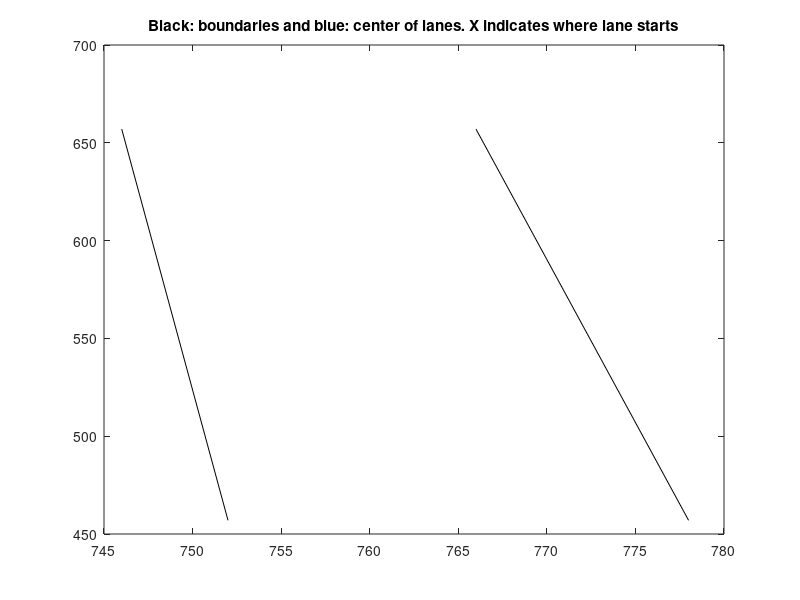

MATLAB code for this plot: (Note: this script raises an error after producing the figure.)
%Define lanes to fit InSite scenario. AK. Jan 30, 2018.
function ita_define_lanes
%original bounds obtained by browsing InSite
pur=[766.31 657]
pdr=[778.03 448.19]
pul=[745.94 657]
pdl=[751.54 457.36]
%original bounds rounded for integers by myself
pur=[766 657]
pdr=[778 457]
pul=[746 657]
pdl=[752 457]

pur-pul
pdr-pdl
%in terms of x, upper has 20 m of space while down has 26 m. Use upper
middleXUpper = (pur(1)-pul(1))/2 + pul(1); %756
middleXLower = pdl(1)+10;
middleUpper=[middleXUpper 657]
middleLower=[middleXLower 457]
clf
plot([pur(1) pdr(1)], [pur(2) pdr(2)],'k')
hold on
plot([pul(1) pdl(1)], [pul(2) pdl(2)],'k')
title('Black: boundaries and blue: center of lanes. X indicates where lane starts');
lineCenter.start = [middleLower(1) middleLower(2)];
lineCenter.end = [middleUpper(1) middleUpper(2)];

%middleYUpper = (pur(1)-pul(1))/2 + pul(1);
%make things with respect to B
leftBorder.end=pul; %node3
leftBorder.start=pdl; %node4
[m1,b1]=getLineParameters(leftBorder)
[m2,b2]=getLineParameters(lineCenter)

m1-m2 %have same angle
N=4; %num of lanes
laneCenterA.start=[lineCenter.start(1)-5 lineCenter.start(2)]
laneCenterA.end=[lineCenter.end(1)-5 lineCenter.end(2)]
hold on
plotLane(laneCenterA,'b')
laneCenterB.start=[lineCenter.start(1)-2 lineCenter.start(2)]
laneCenterB.end=[lineCenter.end(1)-2 lineCenter.end(2)]
plotLane(laneCenterB,'b')
%invert direction of C and D
laneCenterC.start=[lineCenter.end(1)+2 lineCenter.end(2)]
laneCenterC.end=[lineCenter.start(1)+2 lineCenter.start(2)]
plotLane(laneCenterC,'b')
laneCenterD.start=[lineCenter.end(1)+5 lineCenter.end(2)]
laneCenterD.end=[lineCenter.start(1)+5 lineCenter.start(2)]
plotLane(laneCenterD,'b')

%mark where the cars start
plot(laneCenterA.start(1),laneCenterA.start(2),'xr','MarkerSize',20)
plot(laneCenterB.start(1),laneCenterB.start(2),'xr','MarkerSize',20)
plot(laneCenterC.start(1),laneCenterC.start(2),'xr','MarkerSize',20)
plot(laneCenterD.start(1),laneCenterD.start(2),'xr','MarkerSize',20)
disp('Result:')
laneCenterA, laneCenterB, laneCenterC, laneCenterD

%This was the final result:
% laneA.start = [757 457]; %node2
% laneA.end = [751 657]; %node1
% laneB.start = [760 457]; %node4
% laneB.end = [754 657]; %node3
% laneC.start = [758 657]; %node5
% laneC.end = [764 457]; %node6
% laneD.start = [761 657]; %node7
% laneD.end = [767 457]; %node8
% directly as XML:
% <nodes>
%    <node id="1" x="751" y="657" />
%    <node id="2" x="757" y="457" />
%    <node id="3" x="754" y="657" />
%    <node id="4" x="760" y="457" />
%    <node id="5" x="758" y="657" />
%    <node id="6" x="764" y="457" />
%    <node id="7" x="761" y="657" />
%    <node id="8" x="767" y="457" />
% </nodes>
end

function [m,b]=getLineParameters(lane)
anglerad=atan2(lane.end(2)-lane.start(2),lane.end(1)-lane.start(1));
m=(lane.end(2)-lane.start(2))/(lane.end(1)-lane.start(1));
angle=anglerad*180/pi;
b=lane.end(2)-m*lane.end(1);
end

